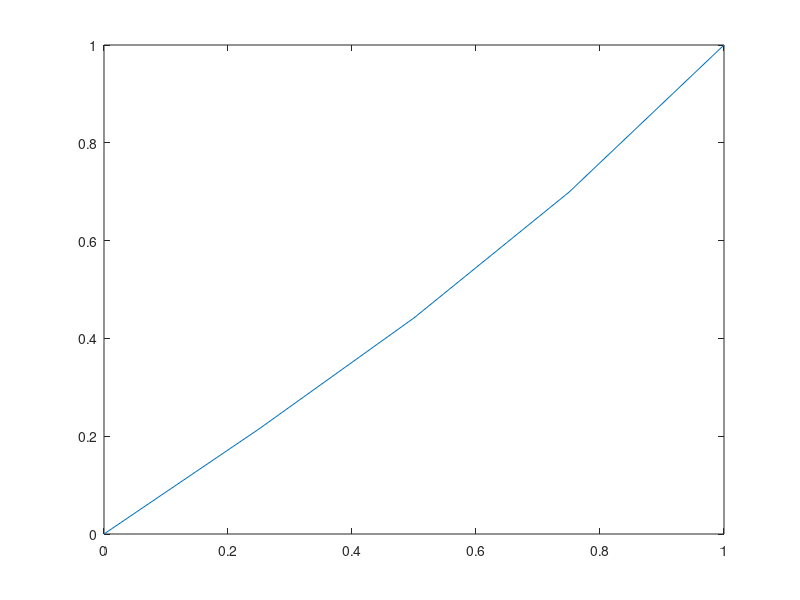

Here is the MATLAB script that generated this plot:
%No lineal Iteraciones Metodo de diferencias finitas
%y''-y^2/10=t  y(0)=0; y(1)=1
%y''-s(t)y/10=t; donde s(t)=y
p=0;n=4;%q=st
a=0;b=1;
ya=0;yb=1;
%------------------
h=(b-a)/n;A=[];st=a:h:b;st=st(2:n);
u=h.^2;
A(1,1)=st(1)*u-2;A(1,2)=1+0*h/2;bb(1)=(a+h)*u-ya;
for j=1:5
for i=2:(n-2)
        A(i,i-1)=1;A(i,i)=st(i)*u-2;A(i,i+1)=1;
        bb(i)=u*(i*h);
end%i
A(n-1,n-2)=1;A(n-1,n-1)=st(n-1)*u-2;
bb(n-1)=(a+(n-1)*h)*u-yb;
fprintf('sistema [A | b]\n')
disp([A,bb']) 
cc=A\bb';
if norm(cc-st)<0.01 break;end
st=cc/10;
end;%j
cc=[ya cc' yb]
t=a:h:b;
plot(t,cc);

